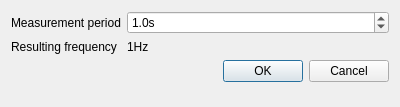
<?xml version="1.0" encoding="UTF-8"?>
<ui version="4.0">
 <class>GlobalMeasurementPolicyDialog</class>
 <widget class="QDialog" name="GlobalMeasurementPolicyDialog">
  <property name="geometry">
   <rect>
    <x>0</x>
    <y>0</y>
    <width>400</width>
    <height>107</height>
   </rect>
  </property>
  <property name="windowTitle">
   <string>Dialog</string>
  </property>
  <layout class="QFormLayout" name="formLayout">
   <item row="0" column="0">
    <widget class="QLabel" name="periodLabel">
     <property name="text">
      <string>Measurement period</string>
     </property>
    </widget>
   </item>
   <item row="2" column="0">
    <widget class="QLabel" name="frequencyLabel">
     <property name="text">
      <string>Resulting frequency</string>
     </property>
    </widget>
   </item>
   <item row="2" column="1">
    <widget class="QLabel" name="frequencyValue">
     <property name="text">
      <string>1Hz</string>
     </property>
    </widget>
   </item>
   <item row="3" column="0" colspan="2">
    <widget class="QDialogButtonBox" name="okBox">
     <property name="orientation">
      <enum>Qt::Horizontal</enum>
     </property>
     <property name="standardButtons">
      <set>QDialogButtonBox::Cancel|QDialogButtonBox::Ok</set>
     </property>
    </widget>
   </item>
   <item row="0" column="1">
    <widget class="QDoubleSpinBox" name="periodBox">
     <property name="suffix">
      <string notr="true">s</string>
     </property>
     <property name="decimals">
      <number>1</number>
     </property>
     <property name="minimum">
      <double>0.100000000000000</double>
     </property>
     <property name="maximum">
      <double>6553.500000000000000</double>
     </property>
     <property name="singleStep">
      <double>0.100000000000000</double>
     </property>
     <property name="value">
      <double>1.000000000000000</double>
     </property>
    </widget>
   </item>
  </layout>
 </widget>
 <resources/>
 <connections>
  <connection>
   <sender>okBox</sender>
   <signal>accepted()</signal>
   <receiver>GlobalMeasurementPolicyDialog</receiver>
   <slot>accept()</slot>
   <hints>
    <hint type="sourcelabel">
     <x>248</x>
     <y>254</y>
    </hint>
    <hint type="destinationlabel">
     <x>157</x>
     <y>274</y>
    </hint>
   </hints>
  </connection>
  <connection>
   <sender>okBox</sender>
   <signal>rejected()</signal>
   <receiver>GlobalMeasurementPolicyDialog</receiver>
   <slot>reject()</slot>
   <hints>
    <hint type="sourcelabel">
     <x>316</x>
     <y>260</y>
    </hint>
    <hint type="destinationlabel">
     <x>286</x>
     <y>274</y>
    </hint>
   </hints>
  </connection>
 </connections>
</ui>
